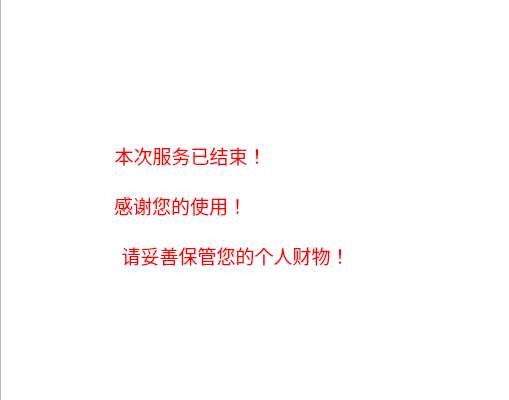
<?xml version="1.0" encoding="UTF-8"?>
<ui version="4.0">
 <class>card_out</class>
 <widget class="QWidget" name="card_out">
  <property name="geometry">
   <rect>
    <x>0</x>
    <y>0</y>
    <width>509</width>
    <height>400</height>
   </rect>
  </property>
  <property name="windowTitle">
   <string>card_out</string>
  </property>
  <property name="styleSheet">
   <string notr="true">#card_out{background-color: rgb(52, 80, 164);border-top-left-radius:15px;border-top-right-radius:5px;border-bottom-left-radius:15px;border-bottom-right-radius:5px}</string>
  </property>
  <widget class="QLabel" name="label1">
   <property name="geometry">
    <rect>
     <x>90</x>
     <y>130</y>
     <width>201</width>
     <height>51</height>
    </rect>
   </property>
   <property name="sizePolicy">
    <sizepolicy hsizetype="Preferred" vsizetype="Preferred">
     <horstretch>0</horstretch>
     <verstretch>0</verstretch>
    </sizepolicy>
   </property>
   <property name="font">
    <font>
     <family>华文中宋</family>
     <pointsize>14</pointsize>
     <weight>50</weight>
     <bold>false</bold>
    </font>
   </property>
   <property name="styleSheet">
    <string notr="true">color:rgb(255, 0, 0)</string>
   </property>
   <property name="text">
    <string>本次服务已结束！</string>
   </property>
   <property name="scaledContents">
    <bool>false</bool>
   </property>
   <property name="alignment">
    <set>Qt::AlignCenter</set>
   </property>
   <property name="wordWrap">
    <bool>false</bool>
   </property>
   <property name="margin">
    <number>0</number>
   </property>
   <property name="openExternalLinks">
    <bool>false</bool>
   </property>
  </widget>
  <widget class="QLabel" name="label2">
   <property name="geometry">
    <rect>
     <x>90</x>
     <y>230</y>
     <width>291</width>
     <height>51</height>
    </rect>
   </property>
   <property name="sizePolicy">
    <sizepolicy hsizetype="Preferred" vsizetype="Preferred">
     <horstretch>0</horstretch>
     <verstretch>0</verstretch>
    </sizepolicy>
   </property>
   <property name="font">
    <font>
     <family>华文中宋</family>
     <pointsize>14</pointsize>
     <weight>50</weight>
     <bold>false</bold>
    </font>
   </property>
   <property name="styleSheet">
    <string notr="true">color:rgb(255, 0, 0)</string>
   </property>
   <property name="text">
    <string>请妥善保管您的个人财物！</string>
   </property>
   <property name="scaledContents">
    <bool>false</bool>
   </property>
   <property name="alignment">
    <set>Qt::AlignCenter</set>
   </property>
   <property name="wordWrap">
    <bool>false</bool>
   </property>
   <property name="margin">
    <number>0</number>
   </property>
   <property name="openExternalLinks">
    <bool>false</bool>
   </property>
  </widget>
  <widget class="QLabel" name="label1_2">
   <property name="geometry">
    <rect>
     <x>90</x>
     <y>180</y>
     <width>181</width>
     <height>51</height>
    </rect>
   </property>
   <property name="sizePolicy">
    <sizepolicy hsizetype="Preferred" vsizetype="Preferred">
     <horstretch>0</horstretch>
     <verstretch>0</verstretch>
    </sizepolicy>
   </property>
   <property name="font">
    <font>
     <family>华文中宋</family>
     <pointsize>14</pointsize>
     <weight>50</weight>
     <bold>false</bold>
    </font>
   </property>
   <property name="styleSheet">
    <string notr="true">color:rgb(255, 0, 0)</string>
   </property>
   <property name="text">
    <string>感谢您的使用！</string>
   </property>
   <property name="scaledContents">
    <bool>false</bool>
   </property>
   <property name="alignment">
    <set>Qt::AlignCenter</set>
   </property>
   <property name="wordWrap">
    <bool>false</bool>
   </property>
   <property name="margin">
    <number>0</number>
   </property>
   <property name="openExternalLinks">
    <bool>false</bool>
   </property>
  </widget>
  <widget class="QLabel" name="label_time">
   <property name="geometry">
    <rect>
     <x>390</x>
     <y>30</y>
     <width>71</width>
     <height>41</height>
    </rect>
   </property>
   <property name="styleSheet">
    <string notr="true">color:rgb(255, 215, 0);font-size:35px;font-weight:bold;font-family:Roman times; </string>
   </property>
   <property name="text">
    <string/>
   </property>
   <property name="alignment">
    <set>Qt::AlignRight|Qt::AlignTrailing|Qt::AlignVCenter</set>
   </property>
  </widget>
  <widget class="QListView" name="listView">
   <property name="geometry">
    <rect>
     <x>0</x>
     <y>-9</y>
     <width>511</width>
     <height>421</height>
    </rect>
   </property>
   <property name="styleSheet">
    <string notr="true">border-image:url(:/back/back.png)</string>
   </property>
  </widget>
  <zorder>listView</zorder>
  <zorder>label1</zorder>
  <zorder>label2</zorder>
  <zorder>label1_2</zorder>
  <zorder>label_time</zorder>
 </widget>
 <resources>
  <include location="hnu.qrc"/>
 </resources>
 <connections/>
</ui>
